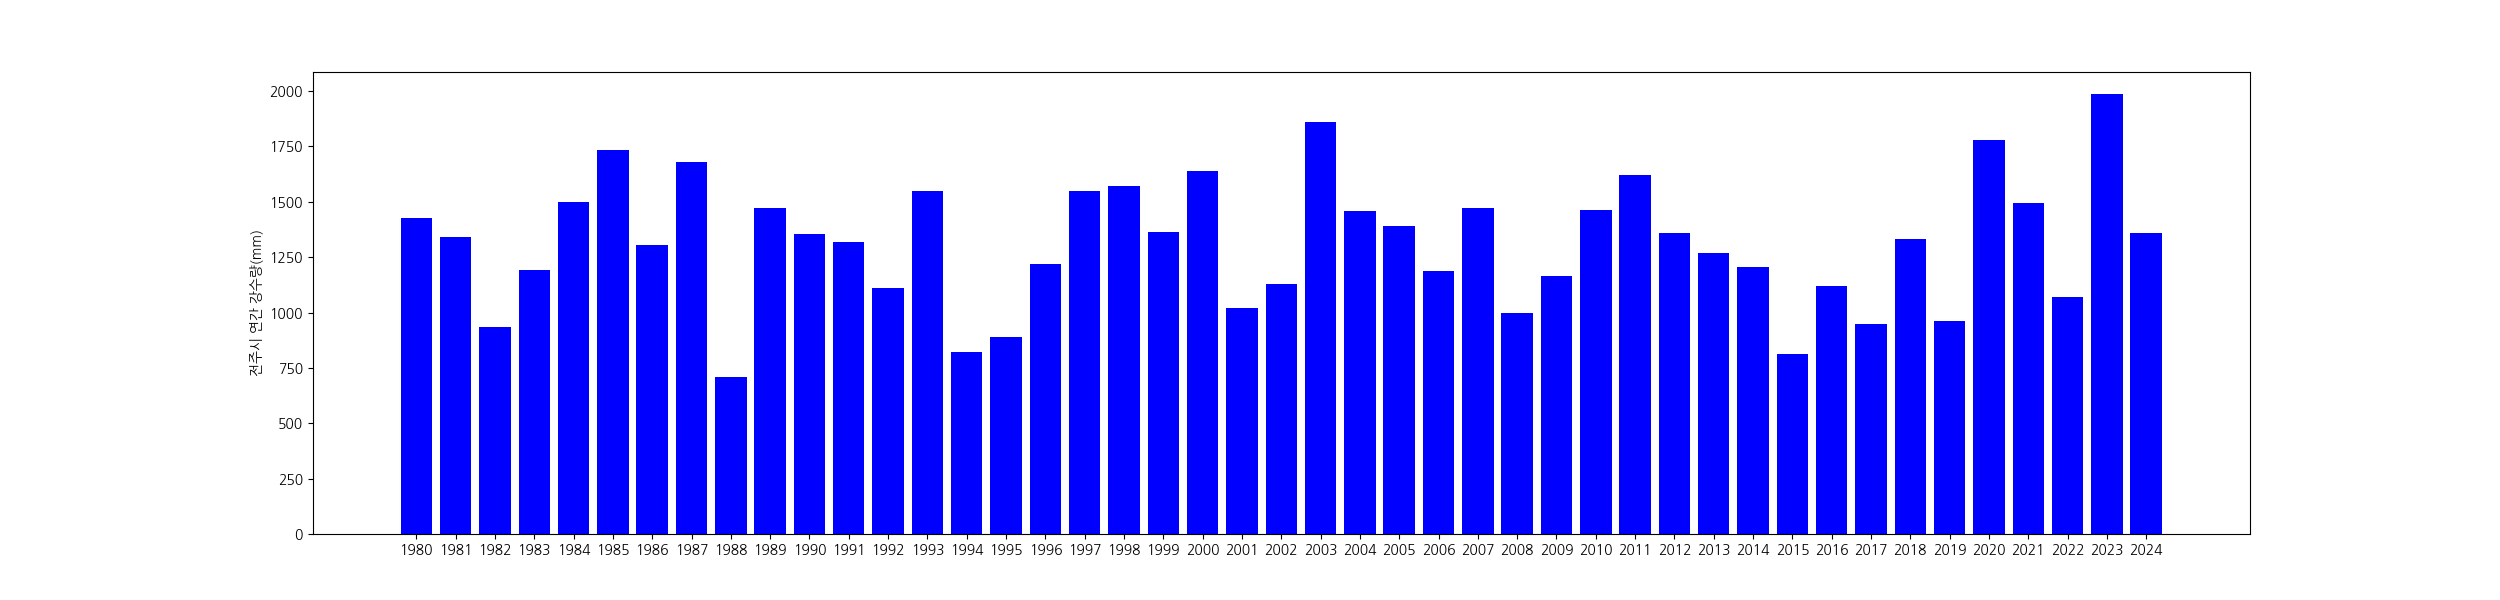

Write Python code to recreate this figure.
import pandas as pd
import matplotlib.pyplot as plt
import koreanize_matplotlib

def main():
    fig, ax = plt.subplots(figsize=(25, 6))

    year = [str(x+1980) for x in range(45)]

    df=pd.read_csv("weather_jeonju_1980-2024.csv", skipinitialspace=True)

    rain = []
    for y in range(1980, 2025):
        rain.append(df[df["year"]==y]["rainfall"].sum())

    ax.bar(year, rain, color="b")
    ax.set_ylabel("전주시 연간 강수량(mm)")
    fig.savefig("./hw20_6.png")

if __name__ == "__main__":
    main()
